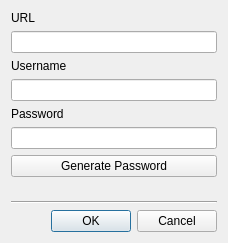
<?xml version="1.0" encoding="UTF-8"?>
<ui version="4.0">
 <class>NewEntry</class>
 <widget class="QDialog" name="NewEntry">
  <property name="geometry">
   <rect>
    <x>0</x>
    <y>0</y>
    <width>228</width>
    <height>243</height>
   </rect>
  </property>
  <property name="windowTitle">
   <string>Dialog</string>
  </property>
  <layout class="QVBoxLayout" name="verticalLayout">
   <item>
    <widget class="QLabel" name="label">
     <property name="text">
      <string>URL</string>
     </property>
    </widget>
   </item>
   <item>
    <widget class="QLineEdit" name="le_URL"/>
   </item>
   <item>
    <widget class="QLabel" name="label_2">
     <property name="text">
      <string>Username</string>
     </property>
    </widget>
   </item>
   <item>
    <widget class="QLineEdit" name="le_Username"/>
   </item>
   <item>
    <widget class="QLabel" name="label_3">
     <property name="text">
      <string>Password</string>
     </property>
    </widget>
   </item>
   <item>
    <widget class="QLineEdit" name="le_Password"/>
   </item>
   <item>
    <widget class="QPushButton" name="pb_GeneratePassword">
     <property name="text">
      <string>Generate Password</string>
     </property>
    </widget>
   </item>
   <item>
    <spacer name="verticalSpacer">
     <property name="orientation">
      <enum>Qt::Vertical</enum>
     </property>
     <property name="sizeHint" stdset="0">
      <size>
       <width>20</width>
       <height>40</height>
      </size>
     </property>
    </spacer>
   </item>
   <item>
    <widget class="Line" name="line">
     <property name="orientation">
      <enum>Qt::Horizontal</enum>
     </property>
    </widget>
   </item>
   <item>
    <widget class="QDialogButtonBox" name="buttonBox">
     <property name="orientation">
      <enum>Qt::Horizontal</enum>
     </property>
     <property name="standardButtons">
      <set>QDialogButtonBox::Cancel|QDialogButtonBox::Ok</set>
     </property>
    </widget>
   </item>
  </layout>
 </widget>
 <resources/>
 <connections>
  <connection>
   <sender>buttonBox</sender>
   <signal>accepted()</signal>
   <receiver>NewEntry</receiver>
   <slot>accept()</slot>
   <hints>
    <hint type="sourcelabel">
     <x>248</x>
     <y>254</y>
    </hint>
    <hint type="destinationlabel">
     <x>157</x>
     <y>274</y>
    </hint>
   </hints>
  </connection>
  <connection>
   <sender>buttonBox</sender>
   <signal>rejected()</signal>
   <receiver>NewEntry</receiver>
   <slot>reject()</slot>
   <hints>
    <hint type="sourcelabel">
     <x>316</x>
     <y>260</y>
    </hint>
    <hint type="destinationlabel">
     <x>286</x>
     <y>274</y>
    </hint>
   </hints>
  </connection>
 </connections>
</ui>
